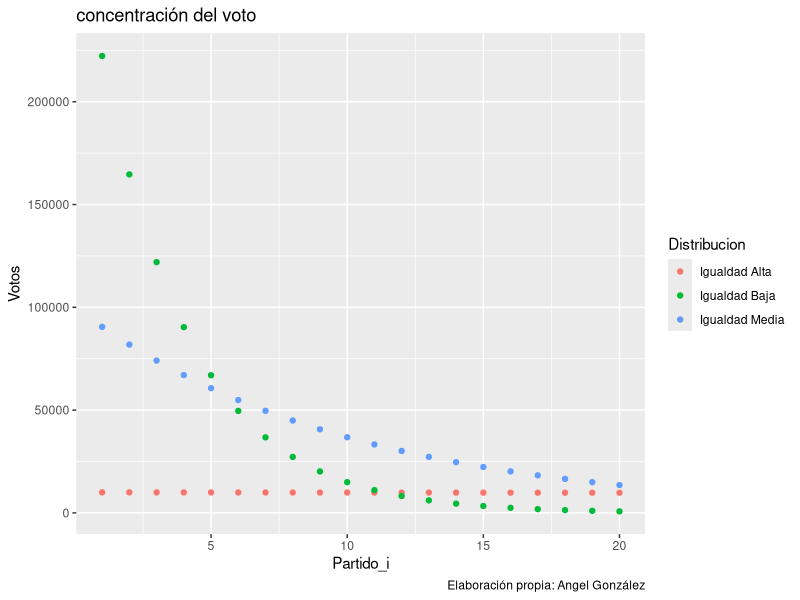
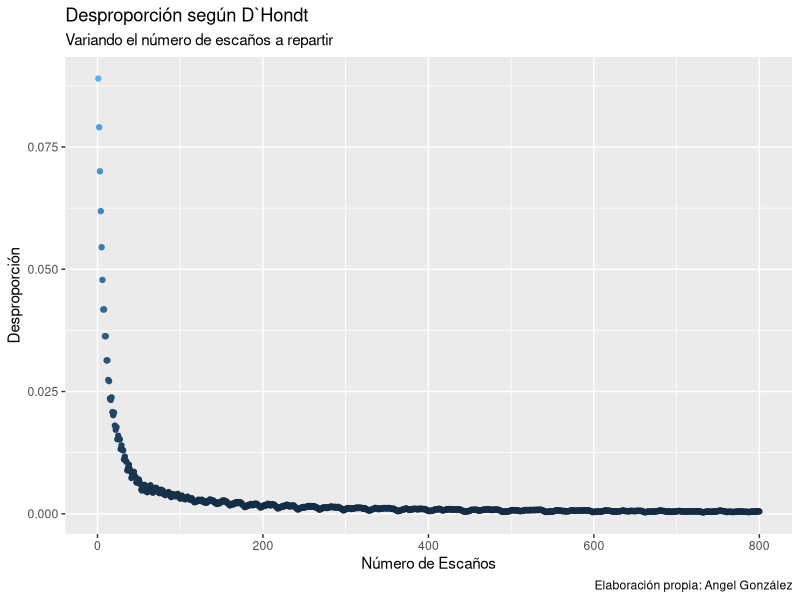
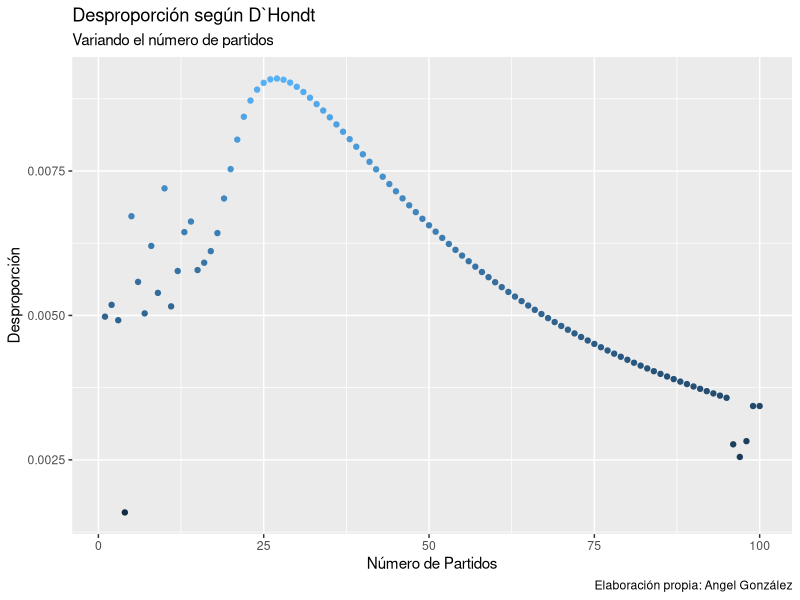
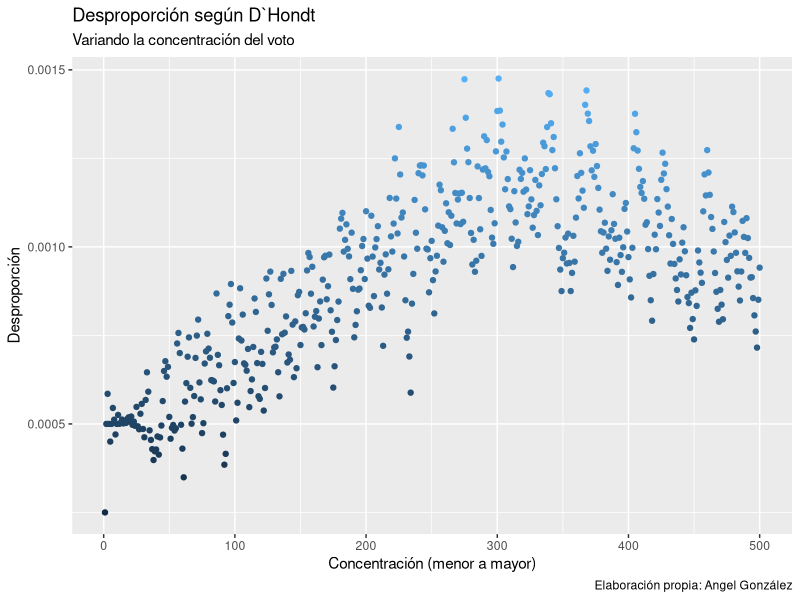
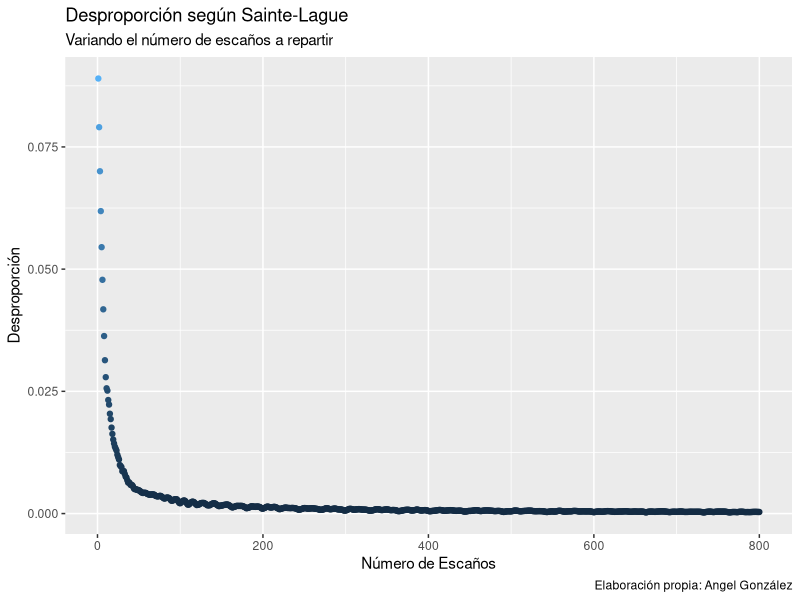
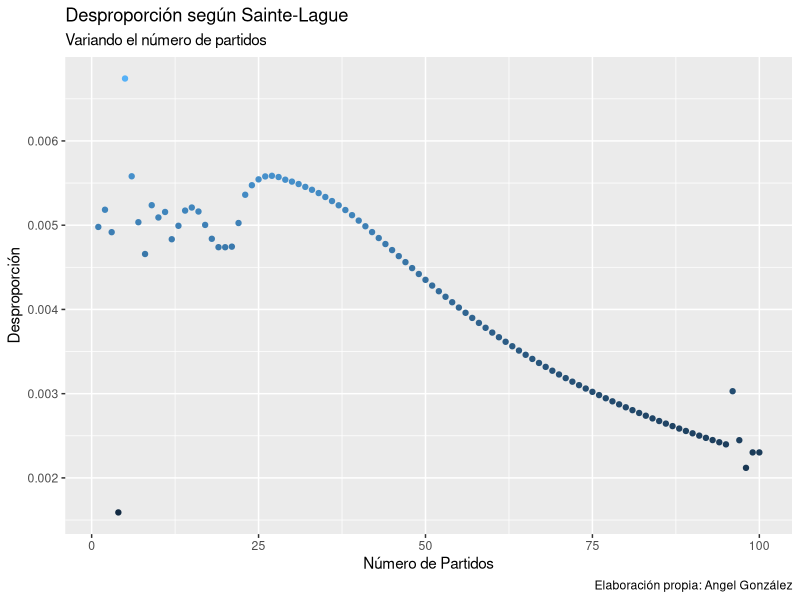
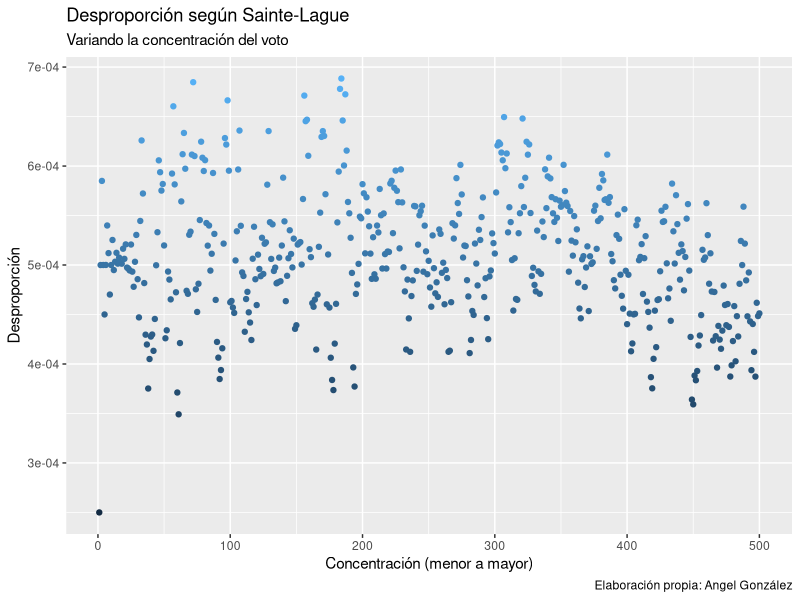
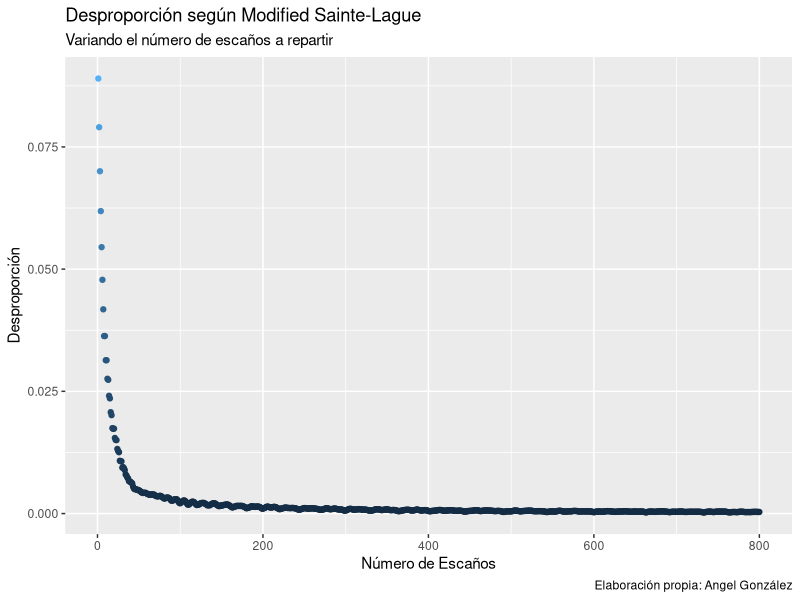

R code for these plots, in order: (Note: this script raises an error after producing the figures.)
## ---- chunk 1
knitr::opts_chunk$set(
  fig.path = "figurasR/",
  echo = FALSE, warning = FALSE, message = FALSE,
  fig.pos = "H", fig.align = "center", out.width = "95%",
  cache = FALSE
)
## ---- chunk 2
library(ggplot2)


# Fijar número de partidos
partidos <- paste("Partido_", seq_len(20), sep = "")

# Modificar la concentración del voto
votos <- trunc(rep(x = 10e5, length(partidos)))
expon <- seq(from = 0.001, to = 1, length.out = 1000)
vot <- NULL
for (i in seq_len(1000)) {
  vot[[i]] <- votos * dexp(seq_len(length(partidos)), rate = expon[i])
}
vot_igualdad_media <- vot[[100]]
dis1 <- data.frame("Votos" = 10 * vot[[1]], "Partidos" = seq_len(length(vot[[1]])), "Distribucion" = "Igualdad Alta")

dis2 <- data.frame("Votos" = vot[[100]], "Partidos" = seq_len(length(vot[[100]])), "Distribucion" = "Igualdad Media")

dis3 <- data.frame("Votos" = vot[[300]], "Partidos" = seq_len(length(vot[[300]])), "Distribucion" = "Igualdad Baja")

dis <- rbind(dis1, dis2, dis3)
dis$Distribucion <- as.factor(dis$Distribucion)

# var_dis_sl <- dis1

ggplot(data = dis, mapping = aes(Partidos, Votos, group = Distribucion, color = Distribucion)) +
  geom_point() +
  labs(title = "concentración del voto", caption = "Elaboración propia: Angel González", x = "Partido_i")
## ---- chunk 3

library(ggplot2)
library(data.table)
library(ggthemes)

n_partidos <- seq_len(50)[-1]

densidad <- rep(length(n_partidos), 100)

n_escannos <- seq_len(350)
## ---- chunk 4

# Variables
partidos <- paste("Partido_", seq_len(20), sep = "")
n_escannos <- 350
votos <- trunc(vot[[100]])

asientos_dhondt <- function(partidos, votos,
                            n_escannos,
                            couta_min = 0) {
  # Cuota mínima
  nv <- sum(votos)
  vn <- votos
  vn[votos <= nv * couta_min] <- 0
  votos <- vn

  # Escaños
  div <- 1:n_escannos
  G <- sapply(div, function(x) votos / x)
  cuota <- G[order(G, decreasing = T)][n_escannos]
  W <- (G >= cuota)
  seats <- rowSums(W)
  o <- seats
  # Resultados
  data.frame("Partidos" = partidos, "Escanos" = as.numeric(o))
}
## ---- chunk 5
# D`Hondt Prueba fijo densidad, fijo votos, fijo n_partidos, distintos escaños
partidos <- paste("Partido_", seq_len(20), sep = "")
n_escannos <- 800
votos <- vot_igualdad_media

resul <- lapply(seq_len(n_escannos), function(x) asientos_dhondt(partidos, votos, x, couta_min = 0)$Escanos)
resul1 <- as.data.table(resul)
## ---- chunk 6
desproporción <-
  function(s, v) {
    s <- as.vector(s)
    v <- as.vector(v)
    l_s <- length(s)
    #        l_v <- length(v)
    s_s <- sum(s)
    s_v <- sum(v)
    p_s <- s / s_s
    p_v <- v / s_v

    o <- (1 / l_s) * sum(abs(p_s - p_v))
    #            nm <- 'Rae'

    # return(list(measure=nm, value=o))
    o
  }



dis <- apply(X = resul1[, 1:800], MARGIN = 2, FUN = function(x) desproporción(s = x, v = votos))





dis1 <- data.frame("Desproporción" = dis, "Escannos" = seq_len(length(dis)))
var_esc_dhondt <- dis1

ggplot(data = dis1, mapping = aes(Escannos, Desproporción)) +
  geom_point(data = dis1, mapping = aes(color = Desproporción), show.legend = F) +
  scale_fill_gradient(low = "red", high = "yellow") +
  labs(subtitle = "Variando el número de escaños a repartir", title = "Desproporción según D`Hondt", caption = "Elaboración propia: Angel González", x = "Número de Escaños")
## ---- chunk 7
# D`Hondt Prueba fijo densidad, fijo votos, var n_partidos, fijo escaños
partidos <- NULL
for (i in seq_len(100)) {
  partidos[[i]] <- paste("Partido_", seq_len(i), sep = "")
}
# partidos <- paste("Partido_", seq_len(20), sep = "")
n_escannos <- 30
votos <- NULL
for (i in seq_len(100)) {
  votos[[i]] <- trunc(rep(x = 10e5, length(partidos[[i]])))
  votos[[i]] <- votos[[i]] * dexp(seq_len(length(partidos[[i]])), rate = expon[100])
}



resul <- NULL
for (i in seq_len(length(partidos))) {
  if (i == 1) {
    next
  }
  n_escannos <- 50 # Variable
  # votos <- votos[[i]] # Fijo
  resul[[i]] <- asientos_dhondt(partidos[[i]], votos[[i]], n_escannos, couta_min = 0)$Escanos
}

resul1 <- as.data.table(resul) # Podriamos no utilizar esto y seguir utilizando listas(mejor)
# Arreglar tabla poniendo NA donde se necesita
for (i in 3:(ncol(resul1) - 2)) {
  resul1[[i - 2]][i:nrow(resul1)] <- NA
}

# Analizar la desproporción columna a columna
dis <- seq_len(length(partidos))
for (i in seq_len(length(partidos) - 1)) {
  dis[i] <- desproporción(s = as.vector(na.omit(resul1[[i]])), v = votos[[i + 1]])
}



dis[100] <- dis[99]





dis1 <- data.frame("Desproporción" = dis, "Escannos" = seq_len(length(dis)))
var_par_dhondt <- dis1

ggplot(data = dis1, mapping = aes(Escannos, Desproporción)) +
  geom_point(data = dis1, mapping = aes(color = Desproporción), show.legend = F) +
  scale_fill_gradient(low = "red", high = "yellow") +
  labs(subtitle = "Variando el número de partidos", title = "Desproporción según D`Hondt", caption = "Elaboración propia: Angel González", x = "Número de Partidos")
## ---- chunk 8
# D`Hondt Prueba var densidad, fijo votos, fijo n_partidos, fijo escaños
partidos <- paste("Partido_", seq_len(20), sep = "")
n_escannos <- 500


# Modificar la densidad de los votos
votos <- trunc(rep(x = 10e5, length(partidos)))
expon <- seq(from = 0.001, to = 1, length.out = 1000)
vot <- NULL
for (i in seq_len(1000)) {
  vot[[i]] <- votos * dexp(seq_len(length(partidos)), rate = expon[i])
}










# Aplicarlo
resul <- NULL
for (i in seq_len(n_escannos)) {
  # n_escannos <- i # Variable
  votos <- vot[[i]] # Fijo
  resul[[i]] <- asientos_dhondt(partidos, votos, n_escannos, couta_min = 0)$Escanos
}

resul1 <- as.data.table(resul)

# Analizar la desproporción columna a columna
dis <- seq_len(ncol(resul1))
for (i in seq_len(ncol(resul1))) {
  dis[i] <- desproporción(s = resul1[[i]], v = vot[[i]])
}








#       Concentración (menor a mayor)")

dis1 <- data.frame("Desproporción" = dis, "Escannos" = seq_len(length(dis)))
var_dis_dhondt <- dis1

ggplot(data = dis1, mapping = aes(Escannos, Desproporción)) +
  geom_point(data = dis1, mapping = aes(color = Desproporción), show.legend = F) +
  scale_fill_gradient(low = "red", high = "yellow") +
  labs(subtitle = "Variando la concentración del voto", title = "Desproporción según D`Hondt", caption = "Elaboración propia: Angel González", x = "Concentración (menor a mayor)")
## ---- chunk 9

# Variables
partidos <- paste("Partido_", seq_len(20), sep = "")
n_escannos <- 5
votos <- trunc(vot[[100]])

asientos_dhondt <- function(partidos, votos,
                            n_escannos,
                            couta_min = 0) {
  # Cuota mínima
  nv <- sum(votos)
  vn <- votos
  vn[votos <= nv * couta_min] <- 0
  votos <- vn

  # Escaños
  div <- 2 * (1:n_escannos) - 1
  G <- sapply(div, function(x) votos / x)
  cuota <- G[order(G, decreasing = T)][n_escannos]
  W <- (G >= cuota)
  seats <- rowSums(W)
  o <- seats
  # Resultados
  data.frame("Partidos" = partidos, "Escanos" = as.numeric(o))
}
## ---- chunk 10
# Sainte-Lague Prueba fijo densidad, fijo votos, fijo n_partidos, distintos escaños
partidos <- paste("Partido_", seq_len(20), sep = "")
n_escannos <- 800
votos <- vot_igualdad_media








resul <- lapply(seq_len(n_escannos), function(x) asientos_dhondt(partidos, votos, x, couta_min = 0)$Escanos)
resul1 <- as.data.table(resul)
## ---- chunk 11

dis <- apply(X = resul1[, 1:800], MARGIN = 2, FUN = function(x) desproporción(s = x, v = votos))





dis1 <- data.frame("Desproporción" = dis, "Escannos" = seq_len(length(dis)))
var_esc_sl <- dis1

ggplot(data = dis1, mapping = aes(Escannos, Desproporción)) +
  geom_point(data = dis1, mapping = aes(color = Desproporción), show.legend = F) +
  scale_fill_gradient(low = "red", high = "yellow") +
  labs(subtitle = "Variando el número de escaños a repartir", title = "Desproporción según Sainte-Lague", caption = "Elaboración propia: Angel González", x = "Número de Escaños")
## ---- chunk 12
# Sainte-Lague Prueba fijo densidad, fijo votos, var n_partidos, fijo escaños
partidos <- NULL
for (i in seq_len(100)) {
  partidos[[i]] <- paste("Partido_", seq_len(i), sep = "")
}
# partidos <- paste("Partido_", seq_len(20), sep = "")
n_escannos <- 30
votos <- NULL
for (i in seq_len(100)) {
  votos[[i]] <- trunc(rep(x = 10e5, length(partidos[[i]])))
  votos[[i]] <- votos[[i]] * dexp(seq_len(length(partidos[[i]])), rate = expon[100])
}



resul <- NULL
for (i in seq_len(length(partidos))) {
  if (i == 1) {
    next
  }
  n_escannos <- 50 # Variable
  # votos <- votos[[i]] # Fijo
  resul[[i]] <- asientos_dhondt(partidos[[i]], votos[[i]], n_escannos, couta_min = 0)$Escanos
}

resul1 <- as.data.table(resul)
# Arreglar tabla poniendo NA donde se necesita
for (i in 3:(ncol(resul1) - 2)) {
  resul1[[i - 2]][i:nrow(resul1)] <- NA
}

# Analizar la desproporción columna a columna
dis <- seq_len(length(partidos))
for (i in seq_len(length(partidos) - 1)) {
  dis[i] <- desproporción(s = as.vector(na.omit(resul1[[i]])), v = votos[[i + 1]])
}



dis[100] <- dis[99]





dis1 <- data.frame("Desproporción" = dis, "Escannos" = seq_len(length(dis)))
var_par_sl <- dis1


ggplot(data = dis1, mapping = aes(Escannos, Desproporción)) +
  geom_point(data = dis1, mapping = aes(color = Desproporción), show.legend = F) +
  scale_fill_gradient(low = "red", high = "yellow") +
  labs(subtitle = "Variando el número de partidos", title = "Desproporción según Sainte-Lague", caption = "Elaboración propia: Angel González", x = "Número de Partidos")
## ---- chunk 13
# Sainte-Lague Prueba var densidad, fijo votos, fijo n_partidos, fijo escaños
partidos <- paste("Partido_", seq_len(20), sep = "")
n_escannos <- 500


# Modificar la densidad de los votos
votos <- trunc(rep(x = 10e5, length(partidos)))
expon <- seq(from = 0.001, to = 1, length.out = 1000)
vot <- NULL
for (i in seq_len(1000)) {
  vot[[i]] <- votos * dexp(seq_len(length(partidos)), rate = expon[i])
}










# Aplicarlo
resul <- NULL
for (i in seq_len(n_escannos)) {
  # n_escannos <- i # Variable
  votos <- vot[[i]] # Fijo
  resul[[i]] <- asientos_dhondt(partidos, votos, n_escannos, couta_min = 0)$Escanos
}

resul1 <- as.data.table(resul)

# Analizar la desproporción columna a columna
dis <- seq_len(ncol(resul1))
for (i in seq_len(ncol(resul1))) {
  dis[i] <- desproporción(s = resul1[[i]], v = vot[[i]])
}








#       Concentración (menor a mayor)")

dis1 <- data.frame("Desproporción" = dis, "Escannos" = seq_len(length(dis)))
var_dis_sl <- dis1

ggplot(data = dis1, mapping = aes(Escannos, Desproporción)) +
  geom_point(data = dis1, mapping = aes(color = Desproporción), show.legend = F) +
  scale_fill_gradient(low = "red", high = "yellow") +
  labs(subtitle = "Variando la concentración del voto", title = "Desproporción según Sainte-Lague", caption = "Elaboración propia: Angel González", x = "Concentración (menor a mayor)")
## ---- chunk 14

# Variables
partidos <- paste("Partido_", seq_len(20), sep = "")
n_escannos <- 5
votos <- trunc(vot[[100]])

asientos_dhondt <- function(partidos, votos,
                            n_escannos,
                            couta_min = 0) {
  # Cuota mínima
  nv <- sum(votos)
  vn <- votos
  vn[votos <= nv * couta_min] <- 0
  votos <- vn

  # Escaños
  div <- c(1, (10 * (2:n_escannos) - 5) / 7)
  G <- sapply(div, function(x) votos / x)
  cuota <- G[order(G, decreasing = T)][n_escannos]
  W <- (G >= cuota)
  seats <- rowSums(W)
  o <- seats
  # Resultados
  data.frame("Partidos" = partidos, "Escanos" = as.numeric(o))
}
## ---- chunk 15
# Modified Sainte-Lague Prueba fijo densidad, fijo votos, fijo n_partidos, distintos escaños
partidos <- paste("Partido_", seq_len(20), sep = "")
n_escannos <- 800
votos <- vot_igualdad_media








resul <- lapply(seq_len(n_escannos), function(x) asientos_dhondt(partidos, votos, x, couta_min = 0)$Escanos)
resul1 <- as.data.table(resul)
## ---- chunk 16

dis <- apply(X = resul1[, 1:800], MARGIN = 2, FUN = function(x) desproporción(s = x, v = votos))





dis1 <- data.frame("Desproporción" = dis, "Escannos" = seq_len(length(dis)))
var_esc_msl <- dis1

ggplot(data = dis1, mapping = aes(Escannos, Desproporción)) +
  geom_point(data = dis1, mapping = aes(color = Desproporción), show.legend = F) +
  scale_fill_gradient(low = "red", high = "yellow") +
  labs(subtitle = "Variando el número de escaños a repartir", title = "Desproporción según Modified Sainte-Lague", caption = "Elaboración propia: Angel González", x = "Número de Escaños")
## ---- chunk 17
# Modified Sainte-Lague Prueba fijo densidad, fijo votos, var n_partidos, fijo escaños
partidos <- NULL
for (i in seq_len(100)) {
  partidos[[i]] <- paste("Partido_", seq_len(i), sep = "")
}
# partidos <- paste("Partido_", seq_len(20), sep = "")
n_escannos <- 30
votos <- NULL
for (i in seq_len(100)) {
  votos[[i]] <- trunc(rep(x = 10e5, length(partidos[[i]])))
  votos[[i]] <- votos[[i]] * dexp(seq_len(length(partidos[[i]])), rate = expon[100])
}



resul <- NULL
for (i in seq_len(length(partidos))) {
  if (i == 1) {
    next
  }
  n_escannos <- 50 # Variable
  # votos <- votos[[i]] # Fijo
  resul[[i]] <- asientos_dhondt(partidos[[i]], votos[[i]], n_escannos, couta_min = 0)$Escanos
}

resul1 <- as.data.table(resul)
# Arreglar tabla poniendo NA donde se necesita
for (i in 3:(ncol(resul1) - 2)) {
  resul1[[i - 2]][i:nrow(resul1)] <- NA
}

# Analizar la desproporción columna a columna
dis <- seq_len(length(partidos))
for (i in seq_len(length(partidos) - 1)) {
  dis[i] <- desproporción(s = as.vector(na.omit(resul1[[i]])), v = votos[[i + 1]])
}



dis[100] <- dis[99]





dis1 <- data.frame("Desproporción" = dis, "Escannos" = seq_len(length(dis)))
var_par_msl <- dis1

ggplot(data = dis1, mapping = aes(Escannos, Desproporción)) +
  geom_point(data = dis1, mapping = aes(color = Desproporción), show.legend = F) +
  scale_fill_gradient(low = "red", high = "yellow") +
  labs(subtitle = "Variando el número de partidos", title = "Desproporción según Modified Sainte-Lague", caption = "Elaboración propia: Angel González", x = "Número de Partidos")
## ---- chunk 18
# Modified Sainte-Lague Prueba var densidad, fijo votos, fijo n_partidos, fijo escaños
partidos <- paste("Partido_", seq_len(20), sep = "")
n_escannos <- 500


# Modificar la densidad de los votos
votos <- trunc(rep(x = 10e5, length(partidos)))
expon <- seq(from = 0.001, to = 1, length.out = 1000)
vot <- NULL
for (i in seq_len(1000)) {
  vot[[i]] <- votos * dexp(seq_len(length(partidos)), rate = expon[i])
}










# Aplicarlo
resul <- NULL
for (i in seq_len(n_escannos)) {
  # n_escannos <- i # Variable
  votos <- vot[[i]] # Fijo
  resul[[i]] <- asientos_dhondt(partidos, votos, n_escannos, couta_min = 0)$Escanos
}

resul1 <- as.data.table(resul)

# Analizar la desproporción columna a columna
dis <- seq_len(ncol(resul1))
for (i in seq_len(ncol(resul1))) {
  dis[i] <- desproporción(s = resul1[[i]], v = vot[[i]])
}








#       Concentración (menor a mayor)")

dis1 <- data.frame("Desproporción" = dis, "Escannos" = seq_len(length(dis)))
var_dis_msl <- dis1

ggplot(data = dis1, mapping = aes(Escannos, Desproporción)) +
  geom_point(data = dis1, mapping = aes(color = Desproporción), show.legend = F) +
  scale_fill_gradient(low = "red", high = "yellow") +
  labs(subtitle = "Variando la concentración del voto", title = "Desproporción según Modified Sainte-Lague", caption = "Elaboración propia: Angel González", x = "Concentración (menor a mayor)")
## ---- chunk 19

# Variables
partidos <- paste("Partido_", seq_len(20), sep = "")
n_escannos <- 5
votos <- trunc(vot[[100]])

asientos_dhondt <- function(partidos, votos,
                            n_escannos,
                            couta_min = 0) {
  # Cuota mínima
  nv <- sum(votos)
  vn <- votos
  vn[votos <= nv * couta_min] <- 0
  votos <- vn

  # Escaños
  div <- ((1:n_escannos) + 1) / 2
  G <- sapply(div, function(x) votos / x)
  cuota <- G[order(G, decreasing = T)][n_escannos]
  W <- (G >= cuota)
  seats <- rowSums(W)
  o <- seats
  # Resultados
  data.frame("Partidos" = partidos, "Escanos" = as.numeric(o))
}
## ---- chunk 20
# Imperiali Prueba fijo densidad, fijo votos, fijo n_partidos, distintos escaños
partidos <- paste("Partido_", seq_len(20), sep = "")
n_escannos <- 800
votos <- vot_igualdad_media








resul <- lapply(seq_len(n_escannos), function(x) asientos_dhondt(partidos, votos, x, couta_min = 0)$Escanos)
resul1 <- as.data.table(resul)
## ---- chunk 21

dis <- apply(X = resul1[, 1:800], MARGIN = 2, FUN = function(x) desproporción(s = x, v = votos))





dis1 <- data.frame("Desproporción" = dis, "Escannos" = seq_len(length(dis)))
var_esc_imp <- dis1

ggplot(data = dis1, mapping = aes(Escannos, Desproporción)) +
  geom_point(data = dis1, mapping = aes(color = Desproporción), show.legend = F) +
  scale_fill_gradient(low = "red", high = "yellow") +
  labs(subtitle = "Variando el número de escaños a repartir", title = "Desproporción según Imperiali", caption = "Elaboración propia: Angel González", x = "Número de Escaños")
## ---- chunk 22
# Imperiali Prueba fijo densidad, fijo votos, var n_partidos, fijo escaños
partidos <- NULL
for (i in seq_len(100)) {
  partidos[[i]] <- paste("Partido_", seq_len(i), sep = "")
}
# partidos <- paste("Partido_", seq_len(20), sep = "")
n_escannos <- 30
votos <- NULL
for (i in seq_len(100)) {
  votos[[i]] <- trunc(rep(x = 10e5, length(partidos[[i]])))
  votos[[i]] <- votos[[i]] * dexp(seq_len(length(partidos[[i]])), rate = expon[100])
}



resul <- NULL
for (i in seq_len(length(partidos))) {
  if (i == 1) {
    next
  }
  n_escannos <- 50 # Variable
  # votos <- votos[[i]] # Fijo
  resul[[i]] <- asientos_dhondt(partidos[[i]], votos[[i]], n_escannos, couta_min = 0)$Escanos
}

resul1 <- as.data.table(resul)
# Arreglar tabla poniendo NA donde se necesita
for (i in 3:(ncol(resul1) - 2)) {
  resul1[[i - 2]][i:nrow(resul1)] <- NA
}

# Analizar la desproporción columna a columna
dis <- seq_len(length(partidos))
for (i in seq_len(length(partidos) - 1)) {
  dis[i] <- desproporción(s = as.vector(na.omit(resul1[[i]])), v = votos[[i + 1]])
}



dis[100] <- dis[99]





dis1 <- data.frame("Desproporción" = dis, "Escannos" = seq_len(length(dis)))
var_par_imp <- dis1

ggplot(data = dis1, mapping = aes(Escannos, Desproporción)) +
  geom_point(data = dis1, mapping = aes(color = Desproporción), show.legend = F) +
  scale_fill_gradient(low = "red", high = "yellow") +
  labs(subtitle = "Variando el número de partidos", title = "Desproporción según Imperiali", caption = "Elaboración propia: Angel González", x = "Número de Partidos")
## ---- chunk 23
# Imperiali Prueba var densidad, fijo votos, fijo n_partidos, fijo escaños
partidos <- paste("Partido_", seq_len(20), sep = "")
n_escannos <- 500


# Modificar la densidad de los votos
votos <- trunc(rep(x = 10e5, length(partidos)))
expon <- seq(from = 0.001, to = 1, length.out = 1000)
vot <- NULL
for (i in seq_len(1000)) {
  vot[[i]] <- votos * dexp(seq_len(length(partidos)), rate = expon[i])
}










# Aplicarlo
resul <- NULL
for (i in seq_len(n_escannos)) {
  # n_escannos <- i # Variable
  votos <- vot[[i]] # Fijo
  resul[[i]] <- asientos_dhondt(partidos, votos, n_escannos, couta_min = 0)$Escanos
}

resul1 <- as.data.table(resul)

# Analizar la desproporción columna a columna
dis <- seq_len(ncol(resul1))
for (i in seq_len(ncol(resul1))) {
  dis[i] <- desproporción(s = resul1[[i]], v = vot[[i]])
}








#       Concentración (menor a mayor)")

dis1 <- data.frame("Desproporción" = dis, "Escannos" = seq_len(length(dis)))
var_dis_imp <- dis1

ggplot(data = dis1, mapping = aes(Escannos, Desproporción)) +
  geom_point(data = dis1, mapping = aes(color = Desproporción), show.legend = F) +
  scale_fill_gradient(low = "red", high = "yellow") +
  labs(subtitle = "Variando la concentración del voto", title = "Desproporción según Imperiali", caption = "Elaboración propia: Angel González", x = "Concentración (menor a mayor)")
## ---- chunk 24

# Variables
partidos <- paste("Partido_", seq_len(20), sep = "")
n_escannos <- 5
votos <- trunc(vot[[100]])

asientos_dhondt <- function(partidos, votos,
                            n_escannos,
                            couta_min = 0) {
  
  
  # Cuota mínima
  nv <- sum(votos)
  vn <- votos
  vn[votos <= nv * couta_min] <- 0
  votos <- vn

  # Escaños
  div <- sqrt((1:n_escannos) * ((1:n_escannos) - 1))
  G <- sapply(div, function(x) votos / x)
  G[is.na(G)] <- 0
  cuota <- G[order(G, decreasing = T)][n_escannos]
  W <- (G >= cuota)
  seats <- rowSums(W)
  o <- seats
  # Fix seats
  if(sum(o)>n_escannos){
    if(n_escannos==1) {G <- cbind("n"=0,votos) }
    cuota <- G[,2][order(G[,2], decreasing = T)][n_escannos]
    W1 <- (G[,2] >= cuota)
    seats <- as.numeric(W1)
    o <- seats
  }
  
  
  
  # Resultados
  data.frame("Partidos" = partidos, "Escanos" = as.numeric(o))
}
## ---- chunk 25
# Huntington-Hill Prueba fijo densidad, fijo votos, fijo n_partidos, distintos escaños
partidos <- paste("Partido_", seq_len(20), sep = "")
n_escannos <- 800
votos <- vot_igualdad_media








resul <- lapply(seq_len(n_escannos), function(x) asientos_dhondt(partidos, votos, x, couta_min = 0)$Escanos)
resul1 <- as.data.table(resul)
## ---- chunk 26

dis <- apply(X = resul1[, 1:800], MARGIN = 2, FUN = function(x) desproporción(s = x, v = votos))





dis1 <- data.frame("Desproporción" = dis, "Escannos" = seq_len(length(dis)))
var_esc_hh <- dis1

ggplot(data = dis1, mapping = aes(Escannos, Desproporción)) +
  geom_point(data = dis1, mapping = aes(color = Desproporción), show.legend = F) +
  scale_fill_gradient(low = "red", high = "yellow") +
  labs(subtitle = "Variando el número de escaños a repartir", title = "Desproporción según Huntington-Hill", caption = "Elaboración propia: Angel González", x = "Número de Escaños")
## ---- chunk 27
# Huntington-Hill Prueba fijo densidad, fijo votos, var n_partidos, fijo escaños
partidos <- NULL
for (i in seq_len(100)) {
  partidos[[i]] <- paste("Partido_", seq_len(i), sep = "")
}
# partidos <- paste("Partido_", seq_len(20), sep = "")
n_escannos <- 30
votos <- NULL
for (i in seq_len(100)) {
  votos[[i]] <- trunc(rep(x = 10e5, length(partidos[[i]])))
  votos[[i]] <- trunc(votos[[i]] * dexp(seq_len(length(partidos[[i]])), rate = expon[100]))
}



resul <- NULL
for (i in seq_len(length(partidos))) {
  if (i == 1) {
    next
  }
  n_escannos <- 50 # Variable
  # votos <- votos[[i]] # Fijo
  resul[[i]] <- asientos_dhondt(partidos[[i]], votos[[i]], n_escannos, couta_min = 0)$Escanos
}

resul1 <- as.data.table(resul)
# Arreglar tabla poniendo NA donde se necesita
for (i in 3:(ncol(resul1) - 2)) {
  resul1[[i - 2]][i:nrow(resul1)] <- NA
}

# Analizar la desproporción columna a columna
dis <- seq_len(length(partidos))
for (i in seq_len(length(partidos) - 1)) {
  dis[i] <- desproporción(s = as.vector(na.omit(resul1[[i]])), v = votos[[i + 1]])
}



dis[100] <- dis[99]





dis1 <- data.frame("Desproporción" = dis, "Escannos" = seq_len(length(dis)))
var_par_hh <- dis1

ggplot(data = dis1, mapping = aes(Escannos, Desproporción)) +
  geom_point(data = dis1, mapping = aes(color = Desproporción), show.legend = F) +
  scale_fill_gradient(low = "red", high = "yellow") +
  labs(subtitle = "Variando el número de partidos", title = "Desproporción según Huntington-Hill", caption = "Elaboración propia: Angel González", x = "Número de Partidos")
## ---- chunk 28
# Huntington-Hill Prueba var densidad, fijo votos, fijo n_partidos, fijo escaños
partidos <- paste("Partido_", seq_len(20), sep = "")
n_escannos <- 500


# Modificar la densidad de los votos
votos <- trunc(rep(x = 10e5, length(partidos)))
expon <- seq(from = 0.001, to = 1, length.out = 1000)
vot <- NULL
for (i in seq_len(1000)) {
  vot[[i]] <- votos * dexp(seq_len(length(partidos)), rate = expon[i])
}










# Aplicarlo
resul <- NULL
for (i in seq_len(n_escannos)) {
  # n_escannos <- i # Variable
  votos <- vot[[i]] # Fijo
  resul[[i]] <- asientos_dhondt(partidos, votos, n_escannos, couta_min = 0)$Escanos
}

resul1 <- as.data.table(resul)

# Analizar la desproporción columna a columna
dis <- seq_len(ncol(resul1))
for (i in seq_len(ncol(resul1))) {
  dis[i] <- desproporción(s = resul1[[i]], v = vot[[i]])
}








#       Concentración (menor a mayor)")

dis1 <- data.frame("Desproporción" = dis, "Escannos" = seq_len(length(dis)))
var_dis_hh <- dis1

ggplot(data = dis1, mapping = aes(Escannos, Desproporción)) +
  geom_point(data = dis1, mapping = aes(color = Desproporción), show.legend = F) +
  scale_fill_gradient(low = "red", high = "yellow") +
  labs(subtitle = "Variando la concentración del voto", title = "Desproporción según Huntington-Hill", caption = "Elaboración propia: Angel González", x = "Concentración (menor a mayor)")
## ---- chunk 29

# Variables
partidos <- paste("Partido_", seq_len(20), sep = "")
n_escannos <- 5
votos <- trunc(vot[[100]])

asientos_dhondt <- function(partidos, votos,
                            n_escannos,
                            couta_min = 0) {
  # Cuota mínima
  nv <- sum(votos)
  vn <- votos
  vn[votos <= nv * couta_min] <- 0
  votos <- vn

  # Escaños
  div <- 1:n_escannos - 1
  div[is.na(div)] <- 0
  G <- sapply(div, function(x) votos / x)
  cuota <- G[order(G, decreasing = T)][n_escannos]
  W <- (G >= cuota)
  seats <- rowSums(W)
  o <- seats
  # Fix seats
  if(sum(o)>n_escannos){
    if(n_escannos==1) {G <- cbind("n"=0,votos) }
    cuota <- G[,2][order(G[,2], decreasing = T)][n_escannos]
    W1 <- (G[,2] >= cuota)
    seats <- as.numeric(W1)
    o <- seats
  }
  
  # Resultados
  data.frame("Partidos" = partidos, "Escanos" = as.numeric(o))
}
## ---- chunk 30
# Adams Prueba fijo densidad, fijo votos, fijo n_partidos, distintos escaños
partidos <- paste("Partido_", seq_len(20), sep = "")
n_escannos <- 800
votos <- vot_igualdad_media








resul <- lapply(seq_len(n_escannos), function(x) asientos_dhondt(partidos, votos, x, couta_min = 0)$Escanos)
resul1 <- as.data.table(resul)
## ---- chunk 31

dis <- apply(X = resul1[, 1:800], MARGIN = 2, FUN = function(x) desproporción(s = x, v = votos))





dis1 <- data.frame("Desproporción" = dis, "Escannos" = seq_len(length(dis)))
var_esc_ad <- dis1

ggplot(data = dis1, mapping = aes(Escannos, Desproporción)) +
  geom_point(data = dis1, mapping = aes(color = Desproporción), show.legend = F) +
  scale_fill_gradient(low = "red", high = "yellow") +
  labs(subtitle = "Variando el número de escaños a repartir", title = "Desproporción según Adams", caption = "Elaboración propia: Angel González", x = "Número de Escaños")
## ---- chunk 32
# Adams Prueba fijo densidad, fijo votos, var n_partidos, fijo escaños
partidos <- NULL
for (i in seq_len(100)) {
  partidos[[i]] <- paste("Partido_", seq_len(i), sep = "")
}
# partidos <- paste("Partido_", seq_len(20), sep = "")
n_escannos <- 30
votos <- NULL
for (i in seq_len(100)) {
  votos[[i]] <- trunc(rep(x = 10e5, length(partidos[[i]])))
  votos[[i]] <- votos[[i]] * dexp(seq_len(length(partidos[[i]])), rate = expon[100])
}



resul <- NULL
for (i in seq_len(length(partidos))) {
  if (i == 1) {
    next
  }
  n_escannos <- 50 # Variable
  # votos <- votos[[i]] # Fijo
  resul[[i]] <- asientos_dhondt(partidos[[i]], votos[[i]], n_escannos, couta_min = 0)$Escanos
}

resul1 <- as.data.table(resul)
# Arreglar tabla poniendo NA donde se necesita
for (i in 3:(ncol(resul1) - 2)) {
  resul1[[i - 2]][i:nrow(resul1)] <- NA
}

# Analizar la desproporción columna a columna
dis <- seq_len(length(partidos))
for (i in seq_len(length(partidos) - 1)) {
  dis[i] <- desproporción(s = as.vector(na.omit(resul1[[i]])), v = votos[[i + 1]])
}



dis[100] <- dis[99]





dis1 <- data.frame("Desproporción" = dis, "Escannos" = seq_len(length(dis)))
var_par_ad <- dis1

ggplot(data = dis1, mapping = aes(Escannos, Desproporción)) +
  geom_point(data = dis1, mapping = aes(color = Desproporción), show.legend = F) +
  scale_fill_gradient(low = "red", high = "yellow") +
  labs(subtitle = "Variando el número de partidos", title = "Desproporción según Adams", caption = "Elaboración propia: Angel González", x = "Número de Partidos")
## ---- chunk 33
# Adams Prueba var densidad, fijo votos, fijo n_partidos, fijo escaños
partidos <- paste("Partido_", seq_len(20), sep = "")
n_escannos <- 500


# Modificar la densidad de los votos
votos <- trunc(rep(x = 10e5, length(partidos)))
expon <- seq(from = 0.001, to = 1, length.out = 1000)
vot <- NULL
for (i in seq_len(1000)) {
  vot[[i]] <- votos * dexp(seq_len(length(partidos)), rate = expon[i])
}










# Aplicarlo
resul <- NULL
for (i in seq_len(n_escannos)) {
  # n_escannos <- i # Variable
  votos <- vot[[i]] # Fijo
  resul[[i]] <- asientos_dhondt(partidos, votos, n_escannos, couta_min = 0)$Escanos
}

resul1 <- as.data.table(resul)

# Analizar la desproporción columna a columna
dis <- seq_len(ncol(resul1))
for (i in seq_len(ncol(resul1))) {
  dis[i] <- desproporción(s = resul1[[i]], v = vot[[i]])
}








#       Concentración (menor a mayor)")

dis1 <- data.frame("Desproporción" = dis, "Escannos" = seq_len(length(dis)))
var_dis_ad <- dis1

ggplot(data = dis1, mapping = aes(Escannos, Desproporción)) +
  geom_point(data = dis1, mapping = aes(color = Desproporción), show.legend = F) +
  scale_fill_gradient(low = "red", high = "yellow") +
  labs(subtitle = "Variando la concentración del voto", title = "Desproporción según Adams", caption = "Elaboración propia: Angel González", x = "Concentración (menor a mayor)")
## ---- chunk 34

# Variables
partidos <- paste("Partido_", seq_len(20), sep = "")
n_escannos <- 5
votos <- trunc(vot[[100]])

asientos_dhondt <- function(partidos, votos,
                            n_escannos,
                            couta_min = 0) {
  # Cuota mínima
  nv <- sum(votos)
  vn <- votos
  vn[votos <= nv * couta_min] <- 0
  votos <- vn

  # Escaños
  div <- 3 * (1:n_escannos) - 2
  G <- sapply(div, function(x) votos / x)
  cuota <- G[order(G, decreasing = T)][n_escannos]
  W <- (G >= cuota)
  seats <- rowSums(W)
  o <- seats
  # Resultados
  data.frame("Partidos" = partidos, "Escanos" = as.numeric(o))
}
## ---- chunk 35
# Danish Prueba fijo densidad, fijo votos, fijo n_partidos, distintos escaños
partidos <- paste("Partido_", seq_len(20), sep = "")
n_escannos <- 800
votos <- vot_igualdad_media








resul <- lapply(seq_len(n_escannos), function(x) asientos_dhondt(partidos, votos, x, couta_min = 0)$Escanos)
resul1 <- as.data.table(resul)
## ---- chunk 36

dis <- apply(X = resul1[, 1:800], MARGIN = 2, FUN = function(x) desproporción(s = x, v = votos))





dis1 <- data.frame("Desproporción" = dis, "Escannos" = seq_len(length(dis)))
var_esc_dan <- dis1

ggplot(data = dis1, mapping = aes(Escannos, Desproporción)) +
  geom_point(data = dis1, mapping = aes(color = Desproporción), show.legend = F) +
  scale_fill_gradient(low = "red", high = "yellow") +
  labs(subtitle = "Variando el número de escaños a repartir", title = "Desproporción según Danish", caption = "Elaboración propia: Angel González", x = "Número de Escaños")
## ---- chunk 37
# Danish Prueba fijo densidad, fijo votos, var n_partidos, fijo escaños
partidos <- NULL
for (i in seq_len(100)) {
  partidos[[i]] <- paste("Partido_", seq_len(i), sep = "")
}
# partidos <- paste("Partido_", seq_len(20), sep = "")
n_escannos <- 30
votos <- NULL
for (i in seq_len(100)) {
  votos[[i]] <- trunc(rep(x = 10e5, length(partidos[[i]])))
  votos[[i]] <- votos[[i]] * dexp(seq_len(length(partidos[[i]])), rate = expon[100])
}



resul <- NULL
for (i in seq_len(length(partidos))) {
  if (i == 1) {
    next
  }
  n_escannos <- 50 # Variable
  # votos <- votos[[i]] # Fijo
  resul[[i]] <- asientos_dhondt(partidos[[i]], votos[[i]], n_escannos, couta_min = 0)$Escanos
}

resul1 <- as.data.table(resul)
# Arreglar tabla poniendo NA donde se necesita
for (i in 3:(ncol(resul1) - 2)) {
  resul1[[i - 2]][i:nrow(resul1)] <- NA
}

# Analizar la desproporción columna a columna
dis <- seq_len(length(partidos))
for (i in seq_len(length(partidos) - 1)) {
  dis[i] <- desproporción(s = as.vector(na.omit(resul1[[i]])), v = votos[[i + 1]])
}



dis[100] <- dis[99]





dis1 <- data.frame("Desproporción" = dis, "Escannos" = seq_len(length(dis)))
var_par_dan <- dis1

ggplot(data = dis1, mapping = aes(Escannos, Desproporción)) +
  geom_point(data = dis1, mapping = aes(color = Desproporción), show.legend = F) +
  scale_fill_gradient(low = "red", high = "yellow") +
  labs(subtitle = "Variando el número de partidos", title = "Desproporción según Danish", caption = "Elaboración propia: Angel González", x = "Número de Partidos")
## ---- chunk 38
# Danish Prueba var densidad, fijo votos, fijo n_partidos, fijo escaños
partidos <- paste("Partido_", seq_len(20), sep = "")
n_escannos <- 500


# Modificar la densidad de los votos
votos <- trunc(rep(x = 10e5, length(partidos)))
expon <- seq(from = 0.001, to = 1, length.out = 1000)
vot <- NULL
for (i in seq_len(1000)) {
  vot[[i]] <- votos * dexp(seq_len(length(partidos)), rate = expon[i])
}










# Aplicarlo
resul <- NULL
for (i in seq_len(n_escannos)) {
  # n_escannos <- i # Variable
  votos <- vot[[i]] # Fijo
  resul[[i]] <- asientos_dhondt(partidos, votos, n_escannos, couta_min = 0)$Escanos
}

resul1 <- as.data.table(resul)

# Analizar la desproporción columna a columna
dis <- seq_len(ncol(resul1))
for (i in seq_len(ncol(resul1))) {
  dis[i] <- desproporción(s = resul1[[i]], v = vot[[i]])
}








#       Concentración (menor a mayor)")

dis1 <- data.frame("Desproporción" = dis, "Escannos" = seq_len(length(dis)))
var_dis_dan <- dis1

ggplot(data = dis1, mapping = aes(Escannos, Desproporción)) +
  geom_point(data = dis1, mapping = aes(color = Desproporción), show.legend = F) +
  scale_fill_gradient(low = "red", high = "yellow") +
  labs(subtitle = "Variando la concentración del voto", title = "Desproporción según Danish", caption = "Elaboración propia: Angel González", x = "Concentración (menor a mayor)")
## ---- chunk 39

# Variables
partidos <- paste("Partido_", seq_len(20), sep = "")
n_escannos <- 5
votos <- trunc(vot[[100]])

asientos_dhondt <- function(partidos, votos,
                            n_escannos,
                            couta_min = 0) {
  # Cuota mínima
  nv <- sum(votos)
  vn <- votos
  vn[votos <= nv * couta_min] <- 0
  votos <- vn

  # Escaños
  div <- trunc(nv / n_escannos) # Parte entera
  G <- sapply(div, function(x) votos / x)
  o <- as.vector(trunc(G))
  # Fix
  if (sum(o) < n_escannos) {
    resto <- G - o
    repart <- n_escannos - sum(o)
    cuota <- resto[order(resto, decreasing = T)][repart]
    W <- (resto >= cuota) 
    seats <- o + rowSums(W)
    o <- seats
  }
if (sum(o) > n_escannos) {
    resto <- G - o
    quitar <- sum(o) - n_escannos
    cuota <- resto[order(resto, decreasing = F)][quitar]
    W <- (resto <= cuota)
    seats <- o - rowSums(W)
    o <- seats
  }
  # Resultados
  data.frame("Partidos" = partidos, "Escanos" = as.numeric(o))
}
## ---- chunk 40
# LR Hare Prueba fijo densidad, fijo votos, fijo n_partidos, distintos escaños
partidos <- paste("Partido_", seq_len(20), sep = "")
n_escannos <- 800
votos <- vot_igualdad_media



resul <- lapply(seq_len(n_escannos), function(x) asientos_dhondt(partidos, votos, x, couta_min = 0)$Escanos)
resul1 <- as.data.table(resul)
## ---- chunk 41

dis <- apply(X = resul1[, 1:800], MARGIN = 2, FUN = function(x) desproporción(s = x, v = votos))





dis1 <- data.frame("Desproporción" = dis, "Escannos" = seq_len(length(dis)))
var_esc_hare <- dis1

ggplot(data = dis1, mapping = aes(Escannos, Desproporción)) +
  geom_point(data = dis1, mapping = aes(color = Desproporción), show.legend = F) +
  scale_fill_gradient(low = "red", high = "yellow") +
  labs(subtitle = "Variando el número de escaños a repartir", title = "Desproporción según LR Hare", caption = "Elaboración propia: Angel González", x = "Número de Escaños")
## ---- chunk 42
# LR Hare Prueba fijo densidad, fijo votos, var n_partidos, fijo escaños
partidos <- NULL
for (i in seq_len(100)) {
  partidos[[i]] <- paste("Partido_", seq_len(i), sep = "")
}
# partidos <- paste("Partido_", seq_len(20), sep = "")
n_escannos <- 30
votos <- NULL
for (i in seq_len(100)) {
  votos[[i]] <- trunc(rep(x = 10e5, length(partidos[[i]])))
  votos[[i]] <- votos[[i]] * dexp(seq_len(length(partidos[[i]])), rate = expon[100])
}



resul <- NULL
for (i in seq_len(length(partidos))) {
  if (i == 1) {
    next
  }
  n_escannos <- 50 # Variable
  # votos <- votos[[i]] # Fijo
  resul[[i]] <- asientos_dhondt(partidos[[i]], votos[[i]], n_escannos, couta_min = 0)$Escanos
}

resul1 <- as.data.table(resul)
# Arreglar tabla poniendo NA donde se necesita
for (i in 3:(ncol(resul1) - 2)) {
  resul1[[i - 2]][i:nrow(resul1)] <- NA
}

# Analizar la desproporción columna a columna
dis <- seq_len(length(partidos))
for (i in seq_len(length(partidos) - 1)) {
  dis[i] <- desproporción(s = as.vector(na.omit(resul1[[i]])), v = votos[[i + 1]])
}



dis[100] <- dis[99]





dis1 <- data.frame("Desproporción" = dis, "Escannos" = seq_len(length(dis)))
var_par_hare <- dis1

ggplot(data = dis1, mapping = aes(Escannos, Desproporción)) +
  geom_point(data = dis1, mapping = aes(color = Desproporción), show.legend = F) +
  scale_fill_gradient(low = "red", high = "yellow") +
  labs(subtitle = "Variando el número de partidos", title = "Desproporción según LR Hare", caption = "Elaboración propia: Angel González", x = "Número de Partidos")
## ---- chunk 43
# LR Hare Prueba var densidad, fijo votos, fijo n_partidos, fijo escaños
partidos <- paste("Partido_", seq_len(20), sep = "")
n_escannos <- 500


# Modificar la densidad de los votos
votos <- trunc(rep(x = 10e5, length(partidos)))
expon <- seq(from = 0.001, to = 1, length.out = 1000)
vot <- NULL
for (i in seq_len(1000)) {
  vot[[i]] <- votos * dexp(seq_len(length(partidos)), rate = expon[i])
}










# Aplicarlo
resul <- NULL
for (i in seq_len(n_escannos)) {
  # n_escannos <- i # Variable
  votos <- vot[[i]] # Fijo
  resul[[i]] <- asientos_dhondt(partidos, votos, n_escannos, couta_min = 0)$Escanos
}

resul1 <- as.data.table(resul)

# Analizar la desproporción columna a columna
dis <- seq_len(ncol(resul1))
for (i in seq_len(ncol(resul1))) {
  dis[i] <- desproporción(s = resul1[[i]], v = vot[[i]])
}








#       Concentración (menor a mayor)")

dis1 <- data.frame("Desproporción" = dis, "Escannos" = seq_len(length(dis)))
var_dis_hare <- dis1

ggplot(data = dis1, mapping = aes(Escannos, Desproporción)) +
  geom_point(data = dis1, mapping = aes(color = Desproporción), show.legend = F) +
  scale_fill_gradient(low = "red", high = "yellow") +
  labs(subtitle = "Variando la concentración del voto", title = "Desproporción según LR Hare", caption = "Elaboración propia: Angel González", x = "Concentración (menor a mayor)")
## ---- chunk 44

# Variables
partidos <- paste("Partido_", seq_len(20), sep = "")
n_escannos <- 5
votos <- trunc(vot[[100]])

asientos_dhondt <- function(partidos, votos,
                            n_escannos,
                            couta_min = 0) {
  # Cuota mínima
  nv <- sum(votos)
  vn <- votos
  vn[votos <= nv * couta_min] <- 0
  votos <- vn

  # Escaños
  div <- trunc(nv / (n_escannos + 1)) # Parte entera
  G <- sapply(div, function(x) votos / x)
  o <- as.vector(trunc(G))
  #Fix
  while(sum(o)<n_escannos){
    resto <- G-o 
    faltan <- n_escannos-sum(o)
    cuota <- resto[order(resto, decreasing = T)][faltan]
    W <- (resto >= cuota)
    seats <- rowSums(W)
    o <- o+seats
    }

  # Resultados
  data.frame("Partidos" = partidos, "Escanos" = as.numeric(o))
}
## ---- chunk 45
# LR Droop Prueba fijo densidad, fijo votos, fijo n_partidos, distintos escaños
partidos <- paste("Partido_", seq_len(20), sep = "")
n_escannos <- 800
votos <- vot_igualdad_media








resul <- lapply(seq_len(n_escannos), function(x) asientos_dhondt(partidos, votos, x, couta_min = 0)$Escanos)
resul1 <- as.data.table(resul)
## ---- chunk 46

dis <- apply(X = resul1[, 1:800], MARGIN = 2, FUN = function(x) desproporción(s = x, v = votos))





dis1 <- data.frame("Desproporción" = dis, "Escannos" = seq_len(length(dis)))
var_esc_Droop <- dis1

ggplot(data = dis1, mapping = aes(Escannos, Desproporción)) +
  geom_point(data = dis1, mapping = aes(color = Desproporción), show.legend = F) +
  scale_fill_gradient(low = "red", high = "yellow") +
  labs(subtitle = "Variando el número de escaños a repartir", title = "Desproporción según LR Droop", caption = "Elaboración propia: Angel González", x = "Número de Escaños")
## ---- chunk 47
# LR Droop Prueba fijo densidad, fijo votos, var n_partidos, fijo escaños
partidos <- NULL
for (i in seq_len(100)) {
  partidos[[i]] <- paste("Partido_", seq_len(i), sep = "")
}
# partidos <- paste("Partido_", seq_len(20), sep = "")
n_escannos <- 30
votos <- NULL
for (i in seq_len(100)) {
  votos[[i]] <- trunc(rep(x = 10e5, length(partidos[[i]])))
  votos[[i]] <- votos[[i]] * dexp(seq_len(length(partidos[[i]])), rate = expon[100])
}



resul <- NULL
for (i in seq_len(length(partidos))) {
  if (i == 1) {
    next
  }
  n_escannos <- 50 # Variable
  # votos <- votos[[i]] # Fijo
  resul[[i]] <- asientos_dhondt(partidos[[i]], votos[[i]], n_escannos, couta_min = 0)$Escanos
}

resul1 <- as.data.table(resul)
# Arreglar tabla poniendo NA donde se necesita
for (i in 3:(ncol(resul1) - 2)) {
  resul1[[i - 2]][i:nrow(resul1)] <- NA
}

# Analizar la desproporción columna a columna
dis <- seq_len(length(partidos))
for (i in seq_len(length(partidos) - 1)) {
  dis[i] <- desproporción(s = as.vector(na.omit(resul1[[i]])), v = votos[[i + 1]])
}



dis[100] <- dis[99]





dis1 <- data.frame("Desproporción" = dis, "Escannos" = seq_len(length(dis)))
var_par_Droop <- dis1

ggplot(data = dis1, mapping = aes(Escannos, Desproporción)) +
  geom_point(data = dis1, mapping = aes(color = Desproporción), show.legend = F) +
  scale_fill_gradient(low = "red", high = "yellow") +
  labs(subtitle = "Variando el número de partidos", title = "Desproporción según LR Droop", caption = "Elaboración propia: Angel González", x = "Número de Partidos")
## ---- chunk 48
# LR Droop Prueba var densidad, fijo votos, fijo n_partidos, fijo escaños
partidos <- paste("Partido_", seq_len(20), sep = "")
n_escannos <- 500


# Modificar la densidad de los votos
votos <- trunc(rep(x = 10e5, length(partidos)))
expon <- seq(from = 0.001, to = 1, length.out = 1000)
vot <- NULL
for (i in seq_len(1000)) {
  vot[[i]] <- votos * dexp(seq_len(length(partidos)), rate = expon[i])
}










# Aplicarlo
resul <- NULL
for (i in seq_len(n_escannos)) {
  # n_escannos <- i # Variable
  votos <- vot[[i]] # Fijo
  resul[[i]] <- asientos_dhondt(partidos, votos, n_escannos, couta_min = 0)$Escanos
}

resul1 <- as.data.table(resul)

# Analizar la desproporción columna a columna
dis <- seq_len(ncol(resul1))
for (i in seq_len(ncol(resul1))) {
  dis[i] <- desproporción(s = resul1[[i]], v = vot[[i]])
}








#       Concentración (menor a mayor)")

dis1 <- data.frame("Desproporción" = dis, "Escannos" = seq_len(length(dis)))
var_dis_Droop <- dis1

ggplot(data = dis1, mapping = aes(Escannos, Desproporción)) +
  geom_point(data = dis1, mapping = aes(color = Desproporción), show.legend = F) +
  scale_fill_gradient(low = "red", high = "yellow") +
  labs(subtitle = "Variando la concentración del voto", title = "Desproporción según LR Droop", caption = "Elaboración propia: Angel González", x = "Concentración (menor a mayor)")
## ---- chunk 49

# Variables
partidos <- paste("Partido_", seq_len(20), sep = "")
n_escannos <- 5
votos <- trunc(vot[[100]])

asientos_dhondt <- function(partidos, votos,
                            n_escannos,
                            couta_min = 0) {
  # Cuota mínima
  nv <- sum(votos)
  vn <- votos
  vn[votos <= nv * couta_min] <- 0
  votos <- vn

  # Escaños
  div <- trunc(nv / (n_escannos + 2)) # Parte entera
  G <- sapply(div, function(x) votos / x)
  o <- trunc(G)
  #Fix
  while(sum(o)<n_escannos){
    resto <- G-o 
    faltan <- n_escannos-sum(o)
    cuota <- resto[order(resto, decreasing = T)][faltan]
    W <- (resto >= cuota)
    seats <- rowSums(W)
    o <- o+seats
    }

  # Resultados
  data.frame("Partidos" = partidos, "Escanos" = as.numeric(o))
}

## ---- chunk 50
# LR imperialilr Prueba fijo densidad, fijo votos, fijo n_partidos, distintos escaños
partidos <- paste("Partido_", seq_len(20), sep = "")
n_escannos <- 800
votos <- vot_igualdad_media








resul <- lapply(seq_len(n_escannos), function(x) asientos_dhondt(partidos, votos, x, couta_min = 0)$Escanos)
resul1 <- as.data.table(resul)
## ---- chunk 51

dis <- apply(X = resul1[, 1:800], MARGIN = 2, FUN = function(x) desproporción(s = x, v = votos))





dis1 <- data.frame("Desproporción" = dis, "Escannos" = seq_len(length(dis)))
var_esc_imperialilr <- dis1

ggplot(data = dis1, mapping = aes(Escannos, Desproporción)) +
  geom_point(data = dis1, mapping = aes(color = Desproporción), show.legend = F) +
  scale_fill_gradient(low = "red", high = "yellow") +
  labs(subtitle = "Variando el número de escaños a repartir", title = "Desproporción según LR imperiali", caption = "Elaboración propia: Angel González", x = "Número de Escaños")
## ---- chunk 52
# LR imperialilr Prueba fijo densidad, fijo votos, var n_partidos, fijo escaños
partidos <- NULL
for (i in seq_len(100)) {
  partidos[[i]] <- paste("Partido_", seq_len(i), sep = "")
}
# partidos <- paste("Partido_", seq_len(20), sep = "")
n_escannos <- 30
votos <- NULL
for (i in seq_len(100)) {
  votos[[i]] <- trunc(rep(x = 10e5, length(partidos[[i]])))
  votos[[i]] <- votos[[i]] * dexp(seq_len(length(partidos[[i]])), rate = expon[100])
}



resul <- NULL
for (i in seq_len(length(partidos))) {
  if (i == 1) {
    next
  }
  n_escannos <- 50 # Variable
  # votos <- votos[[i]] # Fijo
  resul[[i]] <- asientos_dhondt(partidos[[i]], votos[[i]], n_escannos, couta_min = 0)$Escanos
}

resul1 <- as.data.table(resul)
# Arreglar tabla poniendo NA donde se necesita
for (i in 3:(ncol(resul1) - 2)) {
  resul1[[i - 2]][i:nrow(resul1)] <- NA
}

# Analizar la desproporción columna a columna
dis <- seq_len(length(partidos))
for (i in seq_len(length(partidos) - 1)) {
  dis[i] <- desproporción(s = as.vector(na.omit(resul1[[i]])), v = votos[[i + 1]])
}



dis[100] <- dis[99]





dis1 <- data.frame("Desproporción" = dis, "Escannos" = seq_len(length(dis)))
var_par_imperialilr <- dis1

ggplot(data = dis1, mapping = aes(Escannos, Desproporción)) +
  geom_point(data = dis1, mapping = aes(color = Desproporción), show.legend = F) +
  scale_fill_gradient(low = "red", high = "yellow") +
  labs(subtitle = "Variando el número de partidos", title = "Desproporción según LR imperiali", caption = "Elaboración propia: Angel González", x = "Número de Partidos")
## ---- chunk 53
# LR imperialilr Prueba var densidad, fijo votos, fijo n_partidos, fijo escaños
partidos <- paste("Partido_", seq_len(20), sep = "")
n_escannos <- 500


# Modificar la densidad de los votos
votos <- trunc(rep(x = 10e5, length(partidos)))
expon <- seq(from = 0.001, to = 1, length.out = 1000)
vot <- NULL
for (i in seq_len(1000)) {
  vot[[i]] <- votos * dexp(seq_len(length(partidos)), rate = expon[i])
}










# Aplicarlo
resul <- NULL
for (i in seq_len(n_escannos)) {
  # n_escannos <- i # Variable
  votos <- vot[[i]] # Fijo
  resul[[i]] <- asientos_dhondt(partidos, votos, n_escannos, couta_min = 0)$Escanos
}

resul1 <- as.data.table(resul)

# Analizar la desproporción columna a columna
dis <- seq_len(ncol(resul1))
for (i in seq_len(ncol(resul1))) {
  dis[i] <- desproporción(s = resul1[[i]], v = vot[[i]])
}








#       Concentración (menor a mayor)")

dis1 <- data.frame("Desproporción" = dis, "Escannos" = seq_len(length(dis)))
var_dis_imperialilr <- dis1

ggplot(data = dis1, mapping = aes(Escannos, Desproporción)) +
  geom_point(data = dis1, mapping = aes(color = Desproporción), show.legend = F) +
  scale_fill_gradient(low = "red", high = "yellow") +
  labs(subtitle = "Variando la concentración del voto", title = "Desproporción según LR imperiali", caption = "Elaboración propia: Angel González", x = "Concentración (menor a mayor)")
## ---- chunk 54
var_esc_dhondt$Metodo <- "D`Hondt"
var_esc_sl$Metodo <- "Sainte-Lague"
var_esc_msl$Metodo <- "Modified Sainte-Lague"
var_esc_imp$Metodo <- "Imperiali"
var_esc_hh$Metodo <- "Huntington-Hill"
var_esc_ad$Metodo <- "Adams"
var_esc_dan$Metodo <- "Danish"
var_esc_hare$Metodo <- "LR-Hare"
var_esc_Droop$Metodo <- "LR-Droop"
var_esc_imperialilr$Metodo <- "LR-Imperiali"

var_esc <- rbind(var_esc_dhondt, var_esc_sl, var_esc_msl, var_esc_imp, var_esc_hh, var_esc_ad, var_esc_dan, var_esc_hare, var_esc_Droop, var_esc_imperialilr)

# ggplot(data = var_esc, mapping = aes(Escannos, Desproporción)) +
#   # geom_point(data = var_esc, mapping = aes(fill = "Metodo"), show.legend = F) +
#   geom_point() +
#   facet_grid(cols = vars(Metodo)) +
#   scale_fill_gradient(low = "red", high = "yellow") +
#   labs(subtitle = "Variando la concentración del voto", title = "Desproporción según Danish", caption = "Elaboración propia: Angel González", x = "Concentración (menor a mayor)")

library(ggrepel)
ggplot(data = var_esc, mapping = aes(Escannos, Desproporción)) +
  geom_line(aes(colour = factor(Metodo)), size = 1) +
  labs(subtitle = "Variando el número de escaños a repartir", title = "Desproporción ", caption = "Elaboración propia: Angel González", x = "Número de Escaños") +
  # labs(title = "Variando la concentración del voto", subtitle = "Desproporción", caption = "Elaboración propia: Angel González", x = "Número de Escaños")+
  guides(color = guide_legend(title = "Método")) +
  theme(
    legend.position = c(.95, .95),
    legend.justification = c("right", "top"),
    legend.box.just = "right",
    legend.margin = margin(6, 6, 6, 6)
  )
# +geom_label_repel(data = var_esc[var_esc$Escannos == 100,],
#                    aes(label = factor(Metodo)),
#                    max.overlaps = 100,
#                    nudge_x = .7,
#                    na.rm = TRUE)
## ---- chunk 55
# var_esc_dhondt$Metodo <- "D`Hondt"
# var_esc_sl$Metodo <- "Sainte-Lague"
# var_esc_msl$Metodo <- "Modified Sainte-Lague"
# var_esc_imp$Metodo <- "Imperiali"
# var_esc_hh$Metodo <- "Huntington-Hill"
# var_esc_ad$Metodo <- "Adams"
# var_esc_dan$Metodo <- "Danish"
# var_esc_hare$Metodo <- "LR-Hare"
# var_esc_Droop$Metodo <- "LR-Droop"
#
# var_esc <- rbind(var_esc_dhondt, var_esc_sl, var_esc_msl, var_esc_imp, var_esc_hh, var_esc_ad, var_esc_dan,var_esc_hare,var_esc_Droop)

# ggplot(data = var_esc, mapping = aes(Escannos, Desproporción)) +
#   # geom_point(data = var_esc, mapping = aes(fill = "Metodo"), show.legend = F) +
#   geom_point() +
#   facet_grid(cols = vars(Metodo)) +
#   scale_fill_gradient(low = "red", high = "yellow") +
#   labs(subtitle = "Variando la concentración del voto", title = "Desproporción según Danish", caption = "Elaboración propia: Angel González", x = "Concentración (menor a mayor)")

ggplot(data = var_esc[var_esc$Escannos > 300 & var_esc$Escannos < 400, ], mapping = aes(Escannos, Desproporción)) +
  geom_line(aes(colour = factor(Metodo))) +
  labs(subtitle = "Variando el número de escaños a repartir", title = "Desproporción ", caption = "Elaboración propia: Angel González", x = "Número de Escaños") +
  guides(color = guide_legend(title = "Método")) +
  theme(
    legend.position = c(.99, .99),
    legend.justification = c("right", "top"),
    legend.box.just = "right",
    legend.margin = margin(3, 3, 3, 3)
  )
## ---- chunk 56
var_par_dhondt$Metodo <- "D`Hondt"
var_par_sl$Metodo <- "Sainte-Lague"
var_par_msl$Metodo <- "Modified Sainte-Lague"
var_par_imp$Metodo <- "Imperiali"
var_par_hh$Metodo <- "Huntington-Hill"
var_par_ad$Metodo <- "Adams"
var_par_dan$Metodo <- "Danish"
var_par_hare$Metodo <- "LR-Hare"
var_par_Droop$Metodo <- "LR-Droop"
var_par_imperialilr$Metodo <- "LR-Imperiali"

var_par <- rbind(var_par_dhondt, var_par_sl, var_par_msl, var_par_imp, var_par_hh, var_par_ad, var_par_dan, var_par_hare, var_par_Droop, var_par_imperialilr)


ggplot(data = var_par, mapping = aes(Escannos, Desproporción)) +
  geom_point(aes(colour = factor(Metodo))) +
  labs(subtitle = "Variando el número de partidos", title = "Desproporción", caption = "Elaboración propia: Angel González", x = "Número de partidos") +
  guides(color = guide_legend(title = "Método")) +
  theme(
    legend.position = c(.95, .95),
    legend.justification = c("right", "top"),
    legend.box.just = "right",
    legend.margin = margin(6, 6, 6, 6)
  )
## ---- chunk 57
# var_par_dhondt$Metodo <- "D`Hondt"
# var_par_sl$Metodo <- "Sainte-Lague"
# var_par_msl$Metodo <- "Modified Sainte-Lague"
# var_par_imp$Metodo <- "Imperiali"
# var_par_hh$Metodo <- "Huntington-Hill"
# var_par_ad$Metodo <- "Adams"
# var_par_dan$Metodo <- "Danish"
# var_par_hare$Metodo <- "LR-Hare"
#
# var_par <- rbind(var_par_dhondt, var_par_sl, var_par_msl, var_par_imp, var_par_hh, var_par_ad, var_par_dan,var_par_hare)


ggplot(data = var_par[var_par$Escannos < 50, ], mapping = aes(Escannos, Desproporción)) +
  geom_point(aes(colour = factor(Metodo))) +
  geom_line(aes(colour = factor(Metodo)), size = 1) +
  labs(subtitle = "Variando el número de partidos", title = "Desproporción", caption = "Elaboración propia: Angel González", x = "Número de partidos") +
  guides(color = guide_legend(title = "Método")) +
  theme(
    legend.position = c(.95, .95),
    legend.justification = c("right", "top"),
    legend.box.just = "right",
    legend.margin = margin(6, 6, 6, 6)
  ) +
  geom_label_repel(
    data = var_par[var_par$Escannos == 34, ],
    aes(label = factor(Metodo)),
    max.overlaps = 100,
    nudge_x = .9,
    na.rm = TRUE,
    force_pull = 0
  )
## ---- chunk 58
var_dis_dhondt$Metodo <- "D`Hondt"
var_dis_sl$Metodo <- "Sainte-Lague"
var_dis_msl$Metodo <- "Modified Sainte-Lague"
var_dis_imp$Metodo <- "Imperiali"
var_dis_hh$Metodo <- "Huntington-Hill"
var_dis_ad$Metodo <- "Adams"
var_dis_dan$Metodo <- "Danish"
var_dis_hare$Metodo <- "LR-Hare"
var_dis_Droop$Metodo <- "LR-Droop"
var_dis_imperialilr$Metodo <- "LR-Imperiali"

var_dis <- rbind(var_dis_dhondt, var_dis_sl, var_dis_msl, var_dis_imp, var_dis_hh, var_dis_ad, var_dis_dan, var_dis_hare, var_dis_Droop, var_dis_imperialilr)


ggplot(data = var_dis, mapping = aes(Escannos, Desproporción)) +
  geom_point(aes(colour = factor(Metodo))) +
  labs(subtitle = "Variando la distribucion de los votos", title = "Desproporción", caption = "Elaboración propia: Angel González", x = "Concentración (menor a mayor)") +
  guides(color = guide_legend(title = "Método")) +
  theme(
    legend.position = c(.95, .95),
    legend.justification = c("right", "top"),
    legend.box.just = "right",
    legend.margin = margin(6, 6, 6, 6)
  )

## ---- chunk 59
# var_dis_dhondt$Metodo <- "D`Hondt"
# var_dis_sl$Metodo <- "Sainte-Lague"
# var_dis_msl$Metodo <- "Modified Sainte-Lague"
# var_dis_imp$Metodo <- "Imperiali"
# var_dis_hh$Metodo <- "Huntington-Hill"
# var_dis_ad$Metodo <- "Adams"
# var_dis_dan$Metodo <- "Danish"
# var_dis_hare$Metodo <- "LR-Hare"
#
# var_dis <- rbind(var_dis_dhondt, var_dis_sl, var_dis_msl, var_dis_imp, var_dis_hh, var_dis_ad, var_dis_dan,var_dis_hare)

var_dis$Metodo <- as.factor(var_dis$Metodo)
ggplot(data = var_dis[var_dis$Escannos > 400, ], mapping = aes(Escannos, Desproporción)) +
  geom_point(aes(colour = Metodo, shape = Metodo)) +
  scale_shape_manual(values = c(1:10)) +
  # geom_line(aes(colour = factor(Metodo)), size = 1)+
  labs(subtitle = "Variando la distribucion de los votos", title = "Desproporción", caption = "Elaboración propia: Angel González", x = "Concentración (menor a mayor)") +
  # guides(color = guide_legend(title = "Método")) +
  # guides(fill = FALSE)  +
  theme(
    legend.position = c(.95, .95),
    legend.justification = c("right", "top"),
    legend.box.just = "right",
    legend.margin = margin(6, 6, 6, 6)
  )
## ---- chunk 60
 
knitr::include_graphics("graficos/dont_despro_bajo.png")
## ---- chunk 61
knitr::write_bib(c(
  "knitr", "rmarkdown", "dplyr", "ggplot2", "xtable",
  "stringr", "shiny", "flexdashboard", "htmlwidgets",
  "bookdown", "tidyselect", "tibble", "scales"
),
file = "bib/paquetemio.bib",
width = 60
)
